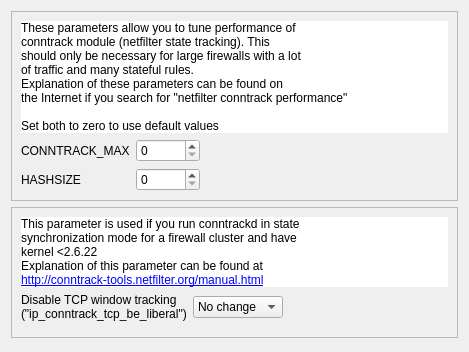
     <widget class="QWidget" name="tab">
      <attribute name="title">
       <string>conntrack</string>
      </attribute>
      <layout class="QGridLayout" name="linux24Advanced_gridLayout_4">
       <item row="0" column="0">
        <widget class="QFrame" name="frame">
         <property name="frameShape">
          <enum>QFrame::Shape::StyledPanel</enum>
         </property>
         <property name="frameShadow">
          <enum>QFrame::Shadow::Raised</enum>
         </property>
         <layout class="QGridLayout" name="linux24Advanced_gridLayout_2">
          <item row="1" column="0">
           <widget class="QLabel" name="label_4">
            <property name="text">
             <string>CONNTRACK_MAX</string>
            </property>
           </widget>
          </item>
          <item row="1" column="1">
           <widget class="QSpinBox" name="conntrack_max">
            <property name="maximumSize">
             <size>
              <width>64</width>
              <height>16777215</height>
             </size>
            </property>
            <property name="toolTip">
             <string>CONNTRACK_MAX is the maximum number of &quot;sessions&quot; (connection tracking entries)
that can be handled simultaneously by netfilter in kernel memory.</string>
            </property>
            <property name="maximum">
             <number>999999999</number>
            </property>
           </widget>
          </item>
          <item row="1" column="2">
           <spacer name="horizontalSpacer">
            <property name="orientation">
             <enum>Qt::Orientation::Horizontal</enum>
            </property>
            <property name="sizeHint" stdset="0">
             <size>
              <width>242</width>
              <height>20</height>
             </size>
            </property>
           </spacer>
          </item>
          <item row="2" column="0">
           <widget class="QLabel" name="label_5">
            <property name="text">
             <string>HASHSIZE</string>
            </property>
           </widget>
          </item>
          <item row="2" column="1">
           <widget class="QSpinBox" name="conntrack_hashsize">
            <property name="sizePolicy">
             <sizepolicy hsizetype="Fixed" vsizetype="Fixed">
              <horstretch>0</horstretch>
              <verstretch>0</verstretch>
             </sizepolicy>
            </property>
            <property name="maximumSize">
             <size>
              <width>64</width>
              <height>16777215</height>
             </size>
            </property>
            <property name="toolTip">
             <string>the size of the hash table storing the lists of conntrack entries</string>
            </property>
            <property name="maximum">
             <number>999999999</number>
            </property>
           </widget>
          </item>
          <item row="0" column="0" colspan="3">
           <widget class="QLabel" name="label_6">
            <property name="sizePolicy">
             <sizepolicy hsizetype="Expanding" vsizetype="MinimumExpanding">
              <horstretch>0</horstretch>
              <verstretch>0</verstretch>
             </sizepolicy>
            </property>
            <property name="autoFillBackground">
             <bool>false</bool>
            </property>
            <property name="styleSheet">
             <string notr="true">background:#fff</string>
            </property>
            <property name="text">
             <string>&lt;!DOCTYPE HTML PUBLIC &quot;-//W3C//DTD HTML 4.0//EN&quot; &quot;http://www.w3.org/TR/REC-html40/strict.dtd&quot;&gt;
&lt;html&gt;&lt;head&gt;&lt;meta name=&quot;qrichtext&quot; content=&quot;1&quot; /&gt;&lt;style type=&quot;text/css&quot;&gt;
p, li { white-space: pre-wrap; }
&lt;/style&gt;&lt;/head&gt;&lt;body&gt;
&lt;p style=&quot; margin-top:0px; margin-bottom:0px; margin-left:0px; margin-right:0px; -qt-block-indent:0; text-indent:0px;&quot;&gt;These parameters allow you to tune performance of&lt;br /&gt;conntrack module (netfilter state tracking). This&lt;br /&gt;should only be necessary for large firewalls with a lot&lt;br /&gt;of traffic and many stateful rules.&lt;br /&gt;Explanation of these parameters can be found on&lt;/p&gt;
&lt;p style=&quot; margin-top:0px; margin-bottom:0px; margin-left:0px; margin-right:0px; -qt-block-indent:0; text-indent:0px;&quot;&gt;the Internet if you search for &amp;quot;netfilter conntrack performance&amp;quot;&lt;br /&gt;&lt;br /&gt;Set both to zero to use default values&lt;/p&gt;&lt;/body&gt;&lt;/html&gt;</string>
            </property>
           </widget>
          </item>
         </layout>
        </widget>
       </item>
       <item row="1" column="0">
        <widget class="QFrame" name="frame_2">
         <property name="frameShape">
          <enum>QFrame::Shape::StyledPanel</enum>
         </property>
         <property name="frameShadow">
          <enum>QFrame::Shadow::Raised</enum>
         </property>
         <layout class="QVBoxLayout" name="verticalLayout">
          <item>
           <widget class="QLabel" name="label_7">
            <property name="sizePolicy">
             <sizepolicy hsizetype="Expanding" vsizetype="MinimumExpanding">
              <horstretch>0</horstretch>
              <verstretch>0</verstretch>
             </sizepolicy>
            </property>
            <property name="styleSheet">
             <string notr="true">background: #fff</string>
            </property>
            <property name="text">
             <string>This parameter is used if you run conntrackd in state &lt;br&gt;
synchronization mode for a firewall cluster and have&lt;br&gt;
kernel &amp;lt;2.6.22&lt;br&gt;
Explanation of this parameter can be found at&lt;br&gt;
&lt;a href=&quot;http://conntrack-tools.netfilter.org/manual.html&quot;&gt;http://conntrack-tools.netfilter.org/manual.html&lt;/a&gt;
</string>
            </property>
           </widget>
          </item>
          <item>
           <layout class="QHBoxLayout" name="horizontalLayout">
            <item>
             <widget class="QLabel" name="label_3">
              <property name="text">
               <string>Disable TCP window tracking  (&quot;ip_conntrack_tcp_be_liberal&quot;)</string>
              </property>
              <property name="wordWrap">
               <bool>true</bool>
              </property>
             </widget>
            </item>
            <item>
             <widget class="QComboBox" name="conntrack_tcp_be_liberal">
              <item>
               <property name="text">
                <string>No change</string>
               </property>
              </item>
              <item>
               <property name="text">
                <string>On</string>
               </property>
              </item>
              <item>
               <property name="text">
                <string>Off</string>
               </property>
              </item>
             </widget>
            </item>
            <item>
             <spacer name="horizontalSpacer_2">
              <property name="orientation">
               <enum>Qt::Orientation::Horizontal</enum>
              </property>
              <property name="sizeHint" stdset="0">
               <size>
                <width>110</width>
                <height>20</height>
               </size>
              </property>
             </spacer>
            </item>
           </layout>
          </item>
          <item>
           <spacer name="verticalSpacer_2">
            <property name="orientation">
             <enum>Qt::Orientation::Vertical</enum>
            </property>
            <property name="sizeHint" stdset="0">
             <size>
              <width>397</width>
              <height>7</height>
             </size>
            </property>
           </spacer>
          </item>
         </layout>
        </widget>
       </item>
       <item row="2" column="0">
        <spacer name="verticalSpacer">
         <property name="orientation">
          <enum>Qt::Orientation::Vertical</enum>
         </property>
         <property name="sizeHint" stdset="0">
          <size>
           <width>20</width>
           <height>3</height>
          </size>
         </property>
        </spacer>
       </item>
      </layout>
     </widget>
